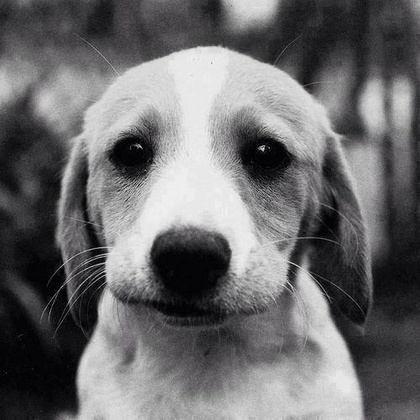
%> input picture ejercicios_clases/Transformaciones_geometricas/p.jpg, 420 x 420 px, shrunk from 500 x 500 before the run
$ octave filtro_con_radio.m   (GNU Octave 9; MATLAB toolbox functions it lacks are replaced by stand-ins)
%> lines starting %> are read from the running program, lines starting %| are printed output that depends on the picture
[Filename Path]=uigetfile('*.jpg;*.bmp','Abrir imagen');
%> the answer given: Transformaciones_geometricas/p.jpg
if isequal(Filename,0)
    return;
else
a=imread(strcat(Path, Filename));
%> a is the input picture: size 420x420x3 uint8; mean R, G, B 107.5, 107.1, 108.5
subplot(1,5,1)
imshow(a);
title('Imagen Original');

h=fspecial('disk',20);
a1=imfilter(a,h);
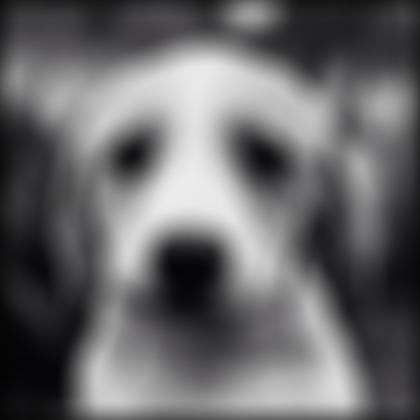
%> a1: size 420x420x3 uint8; mean R, G, B 104.2, 103.8, 105.1
subplot(1,5,2)
imshow(a1);
title('Imagen filtro 5*5');

h=fspecial('disk',30);
b=imfilter(a,h);
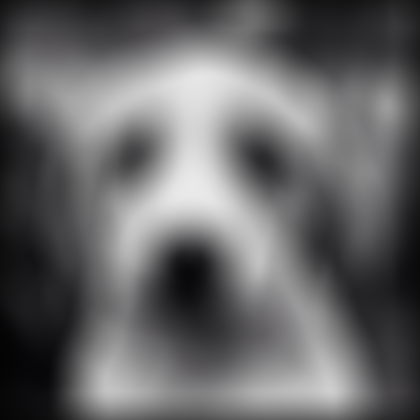
%> b: size 420x420x3 uint8; mean R, G, B 102.6, 102.2, 103.5
subplot(1,5,3)
imshow(b);
title('Imagen filtro 5*5');

h=fspecial('disk',40);
b1=imfilter(a,h);
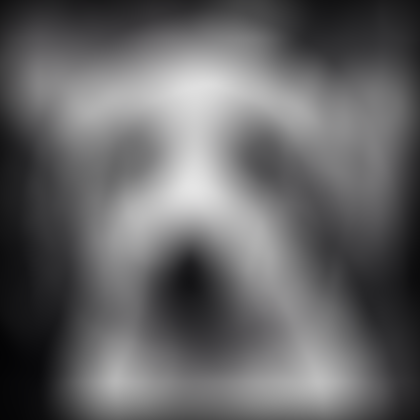
%> b1: size 420x420x3 uint8; mean R, G, B 101, 100.6, 101.9
subplot(1,5,4)
imshow(b1);
title('Imagen filtro 7*7');

h=fspecial('disk',50);
b3=imfilter(a,h);
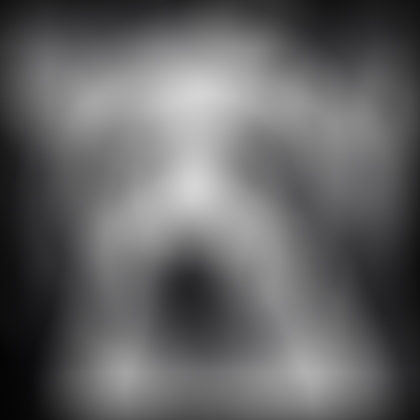
%> b3: size 420x420x3 uint8; mean R, G, B 99.5, 99.1, 100.3
subplot(1,5,5)
imshow(b3);
title('Imagen filtro 11*11');
end
